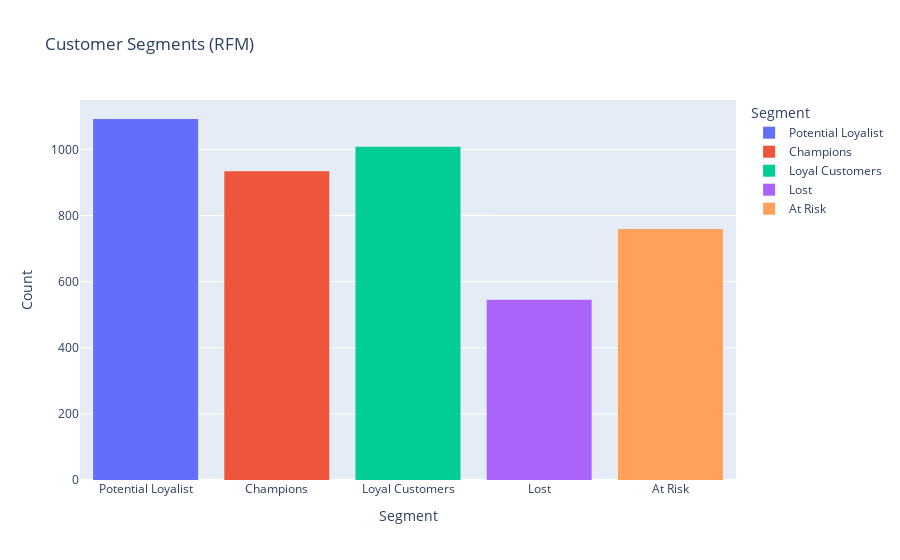
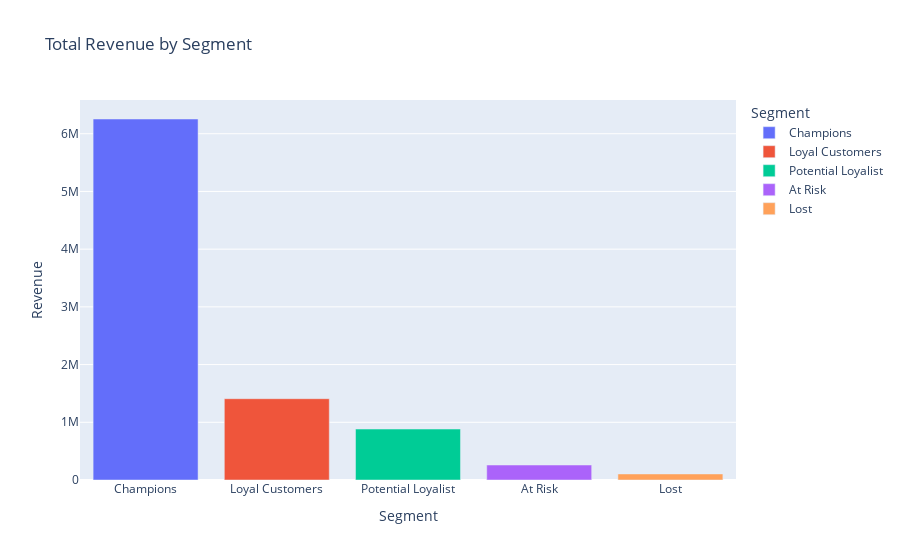

Write notebook code for charts like these, in order.
### Markdown cell above
## Segment visualizations

### Code cell
plt.figure(figsize=(8,5))
# Avoid seaborn future warning by using hue
sns.countplot(data=rfm, y='Segment', hue='Segment', order=rfm['Segment'].value_counts().index, legend=False)
plt.title('Customer Segments by RFM Score')
plt.xlabel('Number of Customers')
plt.ylabel('')
plt.tight_layout()
plt.show()

fig4 = px.histogram(rfm, x='Segment', color='Segment', title='Customer Segments (RFM)')
fig4.update_layout(xaxis_title='Segment', yaxis_title='Count')
fig4.show()

segment_summary = (
    df.merge(rfm[['Customer ID','Segment']], on='Customer ID')
      .groupby('Segment', as_index=False)['Revenue'].sum()
      .sort_values('Revenue', ascending=False)
)

fig5 = px.bar(segment_summary, x='Segment', y='Revenue', color='Segment', title='Total Revenue by Segment')
fig5.show()

### Figure 1 — Plotly figure (JSON) as saved in the notebook; plotly's stock layout.template omitted (floating-point values rounded to 4 significant figures; data arrays with more than 128 entries replaced by an {"elided": "..."} marker saying what was removed)
{"data": [{"bingroup": "x", "hovertemplate": "Segment=%{x}<br>count=%{y}<extra></extra>", "legendgroup": "Potential Loyalist", "marker": {"color": "#636efa", "pattern": {"shape": ""}}, "name": "Potential Loyalist", "orientation": "v", "showlegend": true, "type": "histogram", "x": {"elided": "1092 str values"}, "xaxis": "x", "yaxis": "y"}, {"bingroup": "x", "hovertemplate": "Segment=%{x}<br>count=%{y}<extra></extra>", "legendgroup": "Champions", "marker": {"color": "#EF553B", "pattern": {"shape": ""}}, "name": "Champions", "orientation": "v", "showlegend": true, "type": "histogram", "x": {"elided": "934 str values"}, "xaxis": "x", "yaxis": "y"}, {"bingroup": "x", "hovertemplate": "Segment=%{x}<br>count=%{y}<extra></extra>", "legendgroup": "Loyal Customers", "marker": {"color": "#00cc96", "pattern": {"shape": ""}}, "name": "Loyal Customers", "orientation": "v", "showlegend": true, "type": "histogram", "x": {"elided": "1008 str values"}, "xaxis": "x", "yaxis": "y"}, {"bingroup": "x", "hovertemplate": "Segment=%{x}<br>count=%{y}<extra></extra>", "legendgroup": "Lost", "marker": {"color": "#ab63fa", "pattern": {"shape": ""}}, "name": "Lost", "orientation": "v", "showlegend": true, "type": "histogram", "x": {"elided": "545 str values"}, "xaxis": "x", "yaxis": "y"}, {"bingroup": "x", "hovertemplate": "Segment=%{x}<br>count=%{y}<extra></extra>", "legendgroup": "At Risk", "marker": {"color": "#FFA15A", "pattern": {"shape": ""}}, "name": "At Risk", "orientation": "v", "showlegend": true, "type": "histogram", "x": {"elided": "759 str values"}, "xaxis": "x", "yaxis": "y"}], "layout": {"barmode": "relative", "legend": {"title": {"text": "Segment"}, "tracegroupgap": 0}, "title": {"text": "Customer Segments (RFM)"}, "xaxis": {"anchor": "y", "categoryarray": ["Potential Loyalist", "Champions", "Loyal Customers", "Lost", "At Risk"], "categoryorder": "array", "domain": [0, 1], "title": {"text": "Segment"}}, "yaxis": {"anchor": "x", "domain": [0, 1], "title": {"text": "Count"}}}}

### Figure 2 — Plotly figure (JSON) as saved in the notebook; plotly's stock layout.template omitted (floating-point values rounded to 4 significant figures)
{"data": [{"hovertemplate": "Segment=%{x}<br>Revenue=%{y}<extra></extra>", "legendgroup": "Champions", "marker": {"color": "#636efa", "pattern": {"shape": ""}}, "name": "Champions", "orientation": "v", "showlegend": true, "textposition": "auto", "type": "bar", "x": ["Champions"], "xaxis": "x", "y": [6255000.0], "yaxis": "y"}, {"hovertemplate": "Segment=%{x}<br>Revenue=%{y}<extra></extra>", "legendgroup": "Loyal Customers", "marker": {"color": "#EF553B", "pattern": {"shape": ""}}, "name": "Loyal Customers", "orientation": "v", "showlegend": true, "textposition": "auto", "type": "bar", "x": ["Loyal Customers"], "xaxis": "x", "y": [1409000.0], "yaxis": "y"}, {"hovertemplate": "Segment=%{x}<br>Revenue=%{y}<extra></extra>", "legendgroup": "Potential Loyalist", "marker": {"color": "#00cc96", "pattern": {"shape": ""}}, "name": "Potential Loyalist", "orientation": "v", "showlegend": true, "textposition": "auto", "type": "bar", "x": ["Potential Loyalist"], "xaxis": "x", "y": [882600.0], "yaxis": "y"}, {"hovertemplate": "Segment=%{x}<br>Revenue=%{y}<extra></extra>", "legendgroup": "At Risk", "marker": {"color": "#ab63fa", "pattern": {"shape": ""}}, "name": "At Risk", "orientation": "v", "showlegend": true, "textposition": "auto", "type": "bar", "x": ["At Risk"], "xaxis": "x", "y": [259900.0], "yaxis": "y"}, {"hovertemplate": "Segment=%{x}<br>Revenue=%{y}<extra></extra>", "legendgroup": "Lost", "marker": {"color": "#FFA15A", "pattern": {"shape": ""}}, "name": "Lost", "orientation": "v", "showlegend": true, "textposition": "auto", "type": "bar", "x": ["Lost"], "xaxis": "x", "y": [105000.0], "yaxis": "y"}], "layout": {"barmode": "relative", "legend": {"title": {"text": "Segment"}, "tracegroupgap": 0}, "title": {"text": "Total Revenue by Segment"}, "xaxis": {"anchor": "y", "categoryarray": ["Champions", "Loyal Customers", "Potential Loyalist", "At Risk", "Lost"], "categoryorder": "array", "domain": [0, 1], "title": {"text": "Segment"}}, "yaxis": {"anchor": "x", "domain": [0, 1], "title": {"text": "Revenue"}}}}
